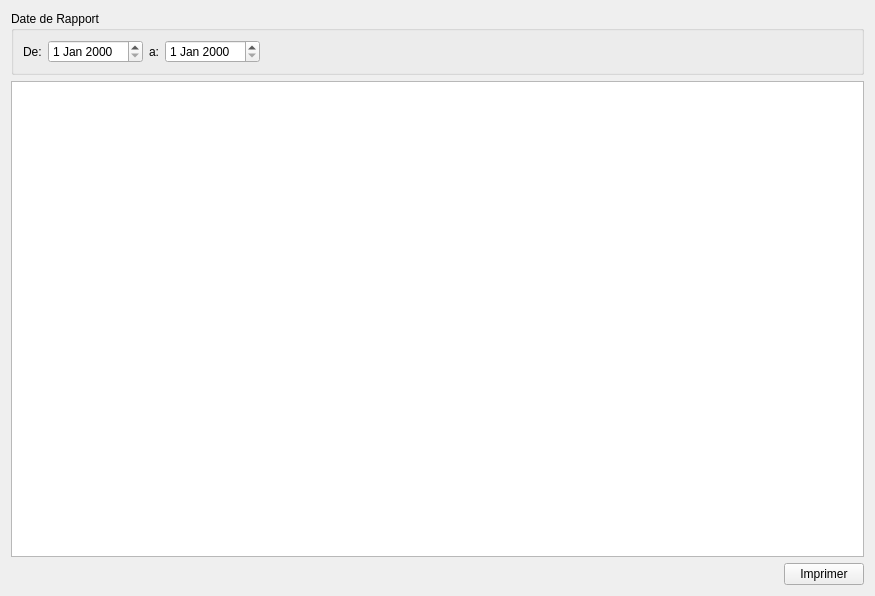
<?xml version="1.0" encoding="UTF-8"?>
<ui version="4.0">
 <class>FormWholeTicketSells</class>
 <widget class="QWidget" name="FormWholeTicketSells">
  <property name="geometry">
   <rect>
    <x>0</x>
    <y>0</y>
    <width>875</width>
    <height>596</height>
   </rect>
  </property>
  <property name="windowTitle">
   <string>Form</string>
  </property>
  <layout class="QVBoxLayout" name="verticalLayout">
   <item>
    <widget class="QGroupBox" name="groupBox">
     <property name="title">
      <string>Date de Rapport</string>
     </property>
     <layout class="QHBoxLayout" name="horizontalLayout_3">
      <item>
       <layout class="QHBoxLayout" name="horizontalLayout_2">
        <item>
         <widget class="QLabel" name="label">
          <property name="text">
           <string>De:</string>
          </property>
         </widget>
        </item>
        <item>
         <widget class="QDateEdit" name="dateEditStart"/>
        </item>
        <item>
         <widget class="QLabel" name="label_2">
          <property name="text">
           <string>a:</string>
          </property>
         </widget>
        </item>
        <item>
         <widget class="QDateEdit" name="dateEditEnd"/>
        </item>
        <item>
         <spacer name="horizontalSpacer_2">
          <property name="orientation">
           <enum>Qt::Horizontal</enum>
          </property>
          <property name="sizeHint" stdset="0">
           <size>
            <width>40</width>
            <height>20</height>
           </size>
          </property>
         </spacer>
        </item>
       </layout>
      </item>
     </layout>
     <zorder>dateEditEnd</zorder>
     <zorder>label_2</zorder>
     <zorder>dateEditStart</zorder>
     <zorder>label</zorder>
     <zorder></zorder>
    </widget>
   </item>
   <item>
    <widget class="QTableView" name="tableView">
     <property name="sortingEnabled">
      <bool>true</bool>
     </property>
    </widget>
   </item>
   <item>
    <layout class="QHBoxLayout" name="horizontalLayout">
     <item>
      <spacer name="horizontalSpacer">
       <property name="orientation">
        <enum>Qt::Horizontal</enum>
       </property>
       <property name="sizeHint" stdset="0">
        <size>
         <width>40</width>
         <height>20</height>
        </size>
       </property>
      </spacer>
     </item>
     <item>
      <widget class="QPushButton" name="pushButtonPrintWholeSells">
       <property name="text">
        <string>Imprimer</string>
       </property>
       <property name="icon">
        <iconset>
         <normalon>:/img/img/printer.png</normalon>
        </iconset>
       </property>
      </widget>
     </item>
    </layout>
   </item>
  </layout>
 </widget>
 <resources/>
 <connections/>
</ui>
